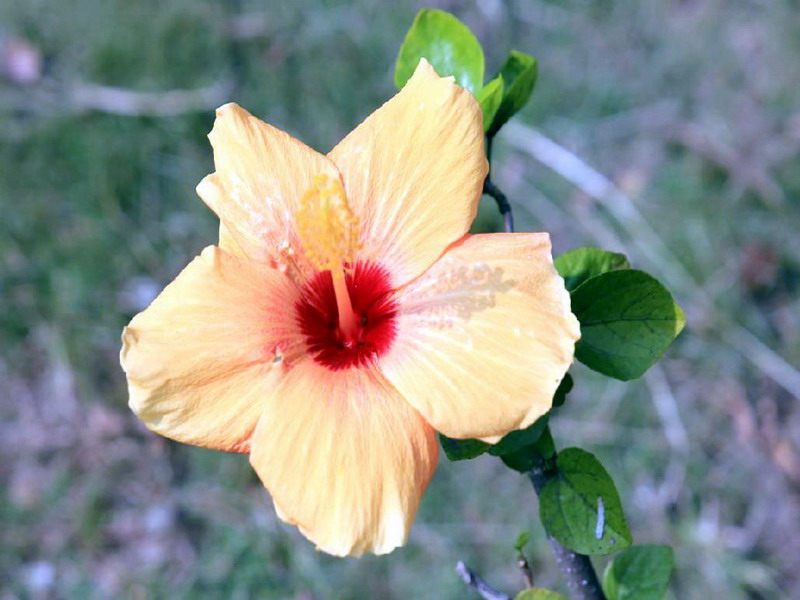
//> input picture samples/cpp/mao/mogu.jpg, 800 x 600 px
$ ./62_HoughLinesP   (built with g++ and OpenCV 4)
//> lines starting //> are read from the running program, lines starting //| are printed output that depends on the picture; after the words box and inside, x2 and y2 are one past the last pixel; in counts of white or black regions, pixels touching at a corner belong together
#include <stdio.h>
#include <stdio.h>
//:read /home/peter/mao/62_HoughLinesP.cpp


//---------------------------------【頭文件、命名空間包含部分】----------------------------
//		描述：包含程序所使用的頭文件和命名空間
//------------------------------------------------------------------------------------------------
#include <opencv2/opencv.hpp>
#include <opencv2/imgproc/imgproc.hpp>
using namespace cv;

using namespace std;


//-----------------------------------【main( )函數】--------------------------------------------
//		描述：控制臺應用程序的入口函數，我們的程序從這里開始
//-------------------------------------------------------------------------------------------------
int main( )
{
	//【1】載入原始圖和Mat變數定義
//        Mat srcImage = imread("/home/peter/opencv-2.4.11/samples/cpp/mao/1.jpg");  //專案目錄下應該有一張名為1.jpg的素材圖
//        Mat srcImage = imread("/home/peter/opencv-2.4.11/samples/cpp/mao/rain.jpg");  //專案目錄下應該有一張名為1.jpg的素材圖
	Mat srcImage = imread("/home/peter/opencv-2.4.11/samples/cpp/mao/mogu.jpg");  //專案目錄下應該有一張名為1.jpg的素材圖
//> srcImage is the input picture: 600 rows x 800 cols, CV_8UC3; mean B, G, R 135.6, 143, 136.3
	Mat midImage,dstImage;//臨時變數和目標圖的定義

	//【2】進行邊緣檢測和轉化為灰度圖
	Canny(srcImage, midImage, 50, 200, 3);//進行一此canny邊緣檢測
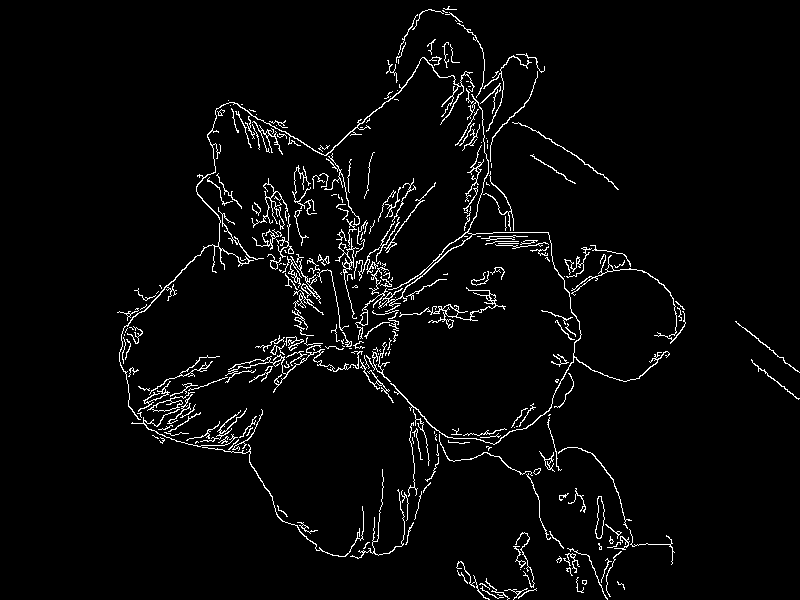
//> midImage: 600 rows x 800 cols, CV_8UC1; 3.5% white in thin lines or dots, all inside (x1, y1, x2, y2) = (117, 6, 800, 600)
	cvtColor(midImage,dstImage, CV_GRAY2BGR);//轉化邊緣檢測後的圖為灰度圖

	//【3】進行霍夫線變換
	vector<Vec4i> lines;//定義一個矢量結構lines用于存放得到的線段矢量集合
	HoughLinesP(midImage, lines, 1, CV_PI/180, 80, 50, 10 );
//> lines = 46 lines (x1, y1, x2, y2), first 8: [336, 327, 395, 386], [295, 304, 410, 189], [252, 237, 310, 295], [132, 411, 193, 392], [361, 353, 436, 430], [354, 318, 410, 279], [344, 137, 405, 85], [335, 292, 406, 221]

	cout << "line sizes = " << lines.size()  << endl ;
//| line sizes = 46

	//【4】依次在圖中繪製出每條線段
	for( size_t i = 0; i < lines.size(); i++ )
	{
		Vec4i l = lines[i];
		cout << " i = " << i << " l = " << l << endl ;
		if ( i == 0 ) {
		    line( dstImage, Point(l[0], l[1]), Point(l[2], l[3]), Scalar(0,0,255), 1, CV_AA);
		    line( dstImage, Point(100,100), Point(295,304), Scalar(0,0,255), 1, CV_AA);
		}
		else {
		    line( dstImage, Point(l[0], l[1]), Point(l[2], l[3]), Scalar(0,255,0), 1, CV_AA);

		}
//                line( dstImage, Point(l[0], l[1]), Point(l[2], l[3]), Scalar(186,88,255), 1, CV_AA);
//                line( dstImage, Point(l[0], l[1]), Point(l[2], l[3]), Scalar(255,0,0), 1, CV_AA);
	}
//> this loop made 46 passes
//> l on passes 1 to 12: [336, 327, 395, 386], [295, 304, 410, 189], [252, 237, 310, 295], [132, 411, 193, 392], [361, 353, 436, 430], [354, 318, 410, 279], [344, 137, 405, 85], [335, 292, 406, 221], [273, 230, 320, 298], [141, 312, 231, 222], [303, 354, 367, 335], [269, 366, 323, 351]
//|  i = 0 l = [336, 327, 395, 386]
//|  i = 1 l = [295, 304, 410, 189]
//|  i = 2 l = [252, 237, 310, 295]
//|  i = 3 l = [132, 411, 193, 392]
//|  i = 4 l = [361, 353, 436, 430]
//|  i = 5 l = [354, 318, 410, 279]
//|  i = 6 l = [344, 137, 405, 85]
//|  i = 7 l = [335, 292, 406, 221]
//> (output is shown up to pass 8 of 46)
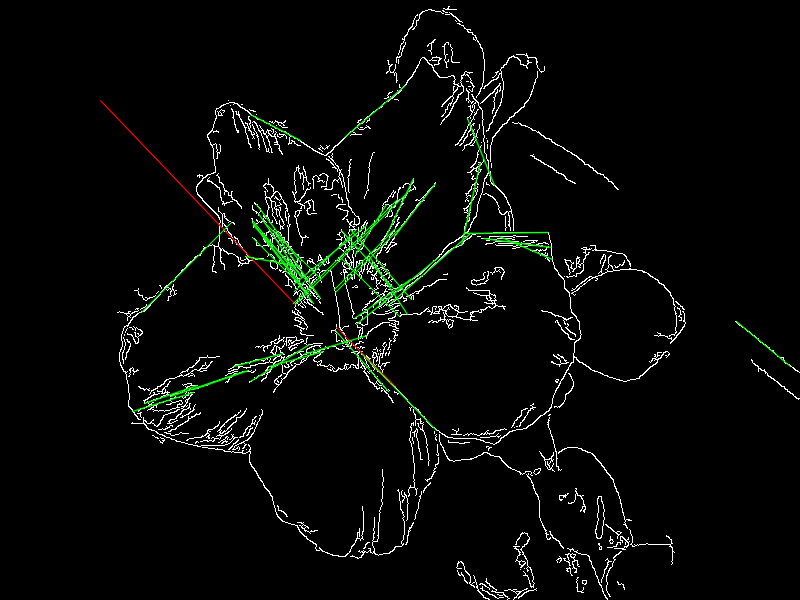
//> dstImage: 600 rows x 800 cols, CV_8UC3; mean B, G, R 8, 10.2, 8.2

	//【5】顯示原始圖
	imshow("【原始圖】", srcImage);
	moveWindow("【原始圖】", 100, 100 );

	//【6】邊緣檢測後的圖
	imshow("【邊緣檢測後的圖】", midImage);
	moveWindow("【邊緣檢測後的圖】", 1000,1000);

	//【7】顯示效果圖
	imshow("【效果圖】", dstImage);
	moveWindow("【效果圖】", 100,1000);

	waitKey(0);

	return 0;
}

$ run again, with samples/cpp/mao/1.jpg copied over samples/cpp/mao/mogu.jpg
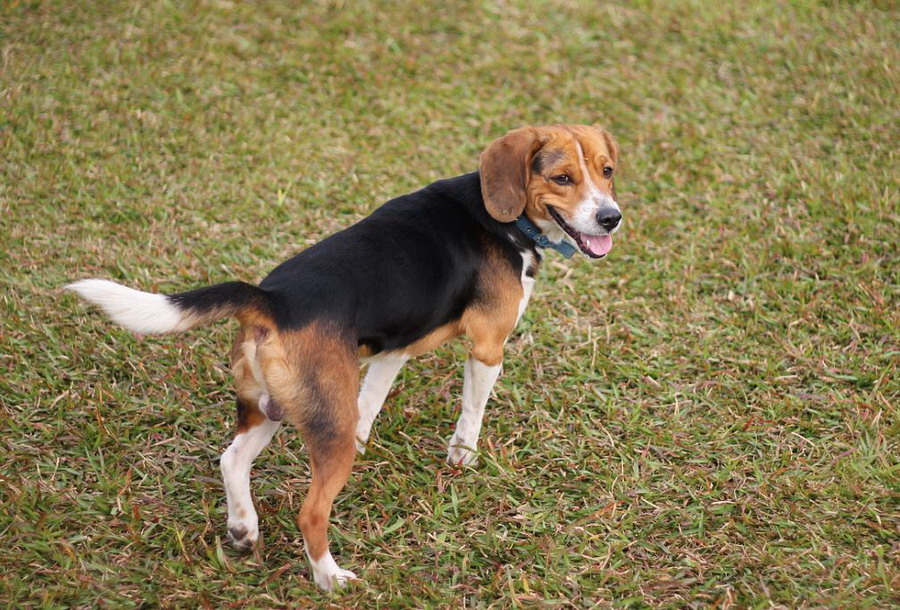
//> input picture samples/cpp/mao/1.jpg, 900 x 610 px
//> srcImage is the input picture: 610 rows x 900 cols, CV_8UC3; mean B, G, R 80.2, 122.2, 136.2
//> `Canny(srcImage, midImage, 50, 200, 3);`:
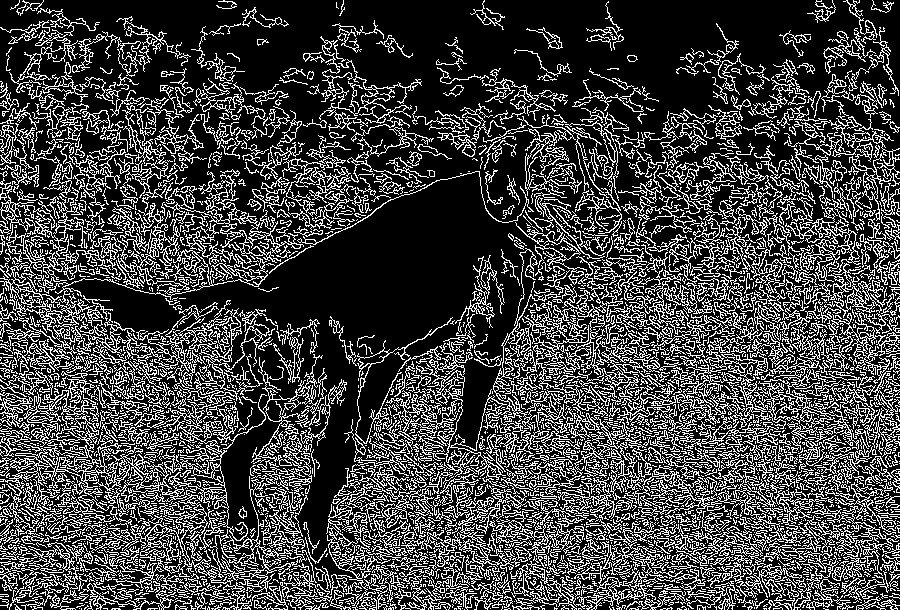
//> midImage: 610 rows x 900 cols, CV_8UC1; 26% white in thin lines or dots
//> lines = 1890 lines (x1, y1, x2, y2), first 8: [0, 506, 225, 490], [339, 568, 897, 568], [6, 536, 226, 501], [481, 189, 872, 580], [481, 422, 691, 467], [352, 519, 434, 507], [0, 574, 233, 542], [481, 425, 894, 374]
//| line sizes = 1890
//> the loop `for( size_t i = 0; i < lines.size(); i++ )` made 1890 passes
//> (printed output is left out)
//> after the loop `for( size_t i = 0; i < lines.size(); i++ )`:
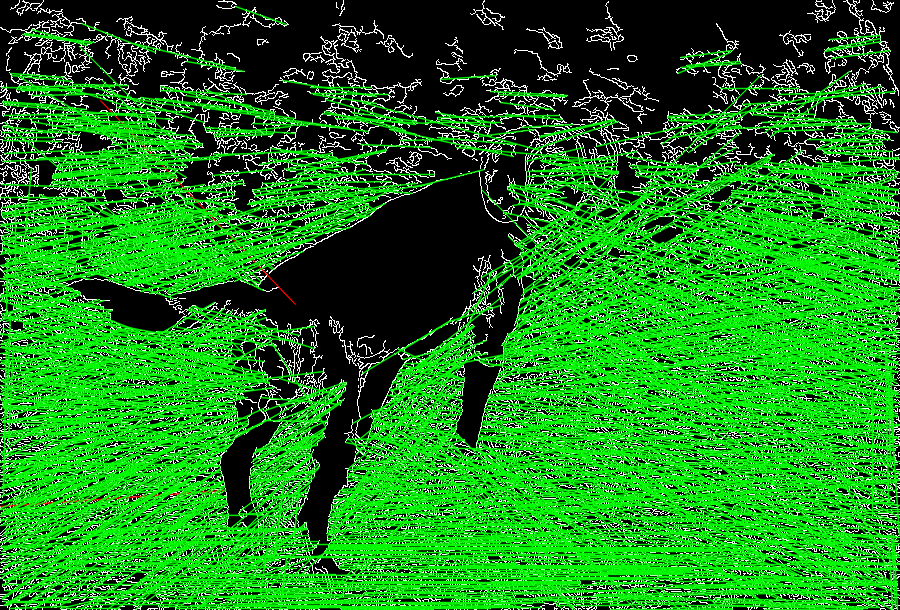
//> dstImage: 610 rows x 900 cols, CV_8UC3; mean B, G, R 29.1, 130, 29.3

$ run again, with samples/cpp/mao/rain.jpg copied over samples/cpp/mao/mogu.jpg
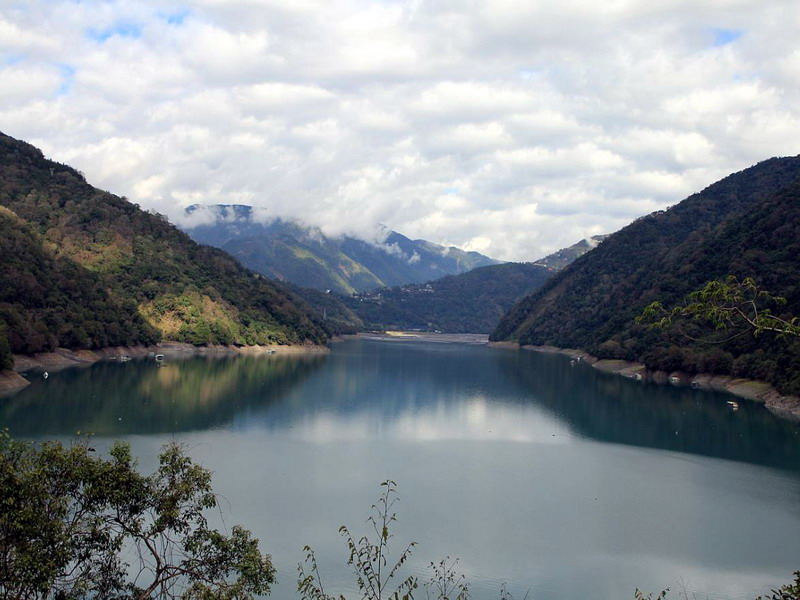
//> input picture samples/cpp/mao/rain.jpg, 800 x 600 px
//> srcImage is the input picture: 600 rows x 800 cols, CV_8UC3; mean B, G, R 143.2, 137.5, 130.5
//> `Canny(srcImage, midImage, 50, 200, 3);`:
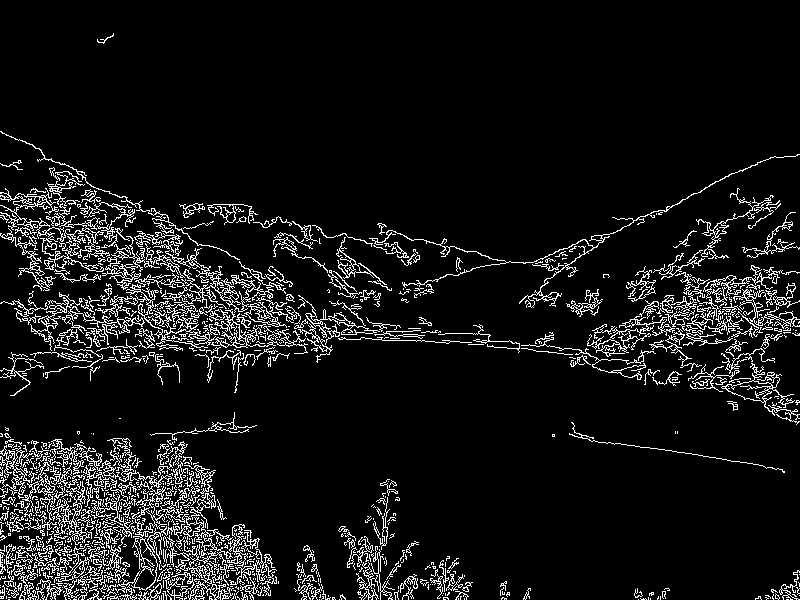
//> midImage: 600 rows x 800 cols, CV_8UC1; 8.3% white in thin lines or dots
//> lines = 379 lines (x1, y1, x2, y2), first 8: [20, 320, 72, 322], [487, 346, 556, 352], [193, 351, 386, 331], [138, 307, 341, 314], [84, 319, 346, 319], [11, 242, 142, 267], [602, 325, 759, 331], [8, 228, 285, 292]
//| line sizes = 379
//> the loop `for( size_t i = 0; i < lines.size(); i++ )` made 379 passes
//> (printed output is left out)
//> after the loop `for( size_t i = 0; i < lines.size(); i++ )`:
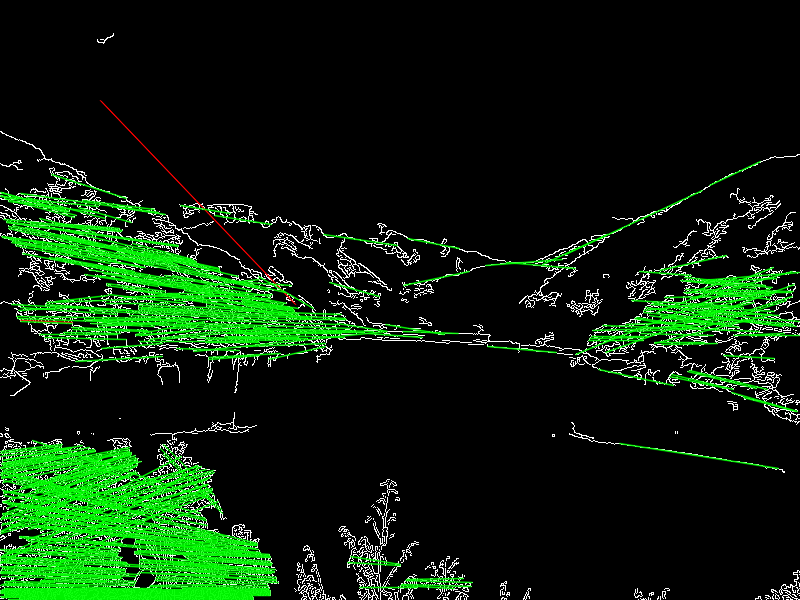
//> dstImage: 600 rows x 800 cols, CV_8UC3; mean B, G, R 12.2, 36.4, 12.4

$ run again, with samples/cpp/mao/2.jpg copied over samples/cpp/mao/mogu.jpg
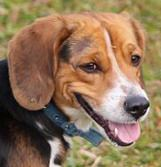
//> input picture samples/cpp/mao/2.jpg, 161 x 167 px
//> srcImage is the input picture: 167 rows x 161 cols, CV_8UC3; mean B, G, R 88.8, 116.6, 143.9
//> `Canny(srcImage, midImage, 50, 200, 3);`:
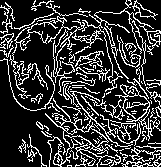
//> midImage: 167 rows x 161 cols, CV_8UC1; 21.3% white in thin lines or dots
//> lines = 5 lines (x1, y1, x2, y2): [46, 72, 140, 166], [54, 69, 150, 165], [80, 85, 159, 164], [30, 24, 159, 153], [33, 4, 159, 130]
//| line sizes = 5
//> the loop `for( size_t i = 0; i < lines.size(); i++ )` made 5 passes
//> (printed output is left out)
//> after the loop `for( size_t i = 0; i < lines.size(); i++ )`:
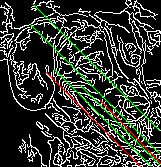
//> dstImage: 167 rows x 161 cols, CV_8UC3; mean B, G, R 51.3, 57.9, 53.8
